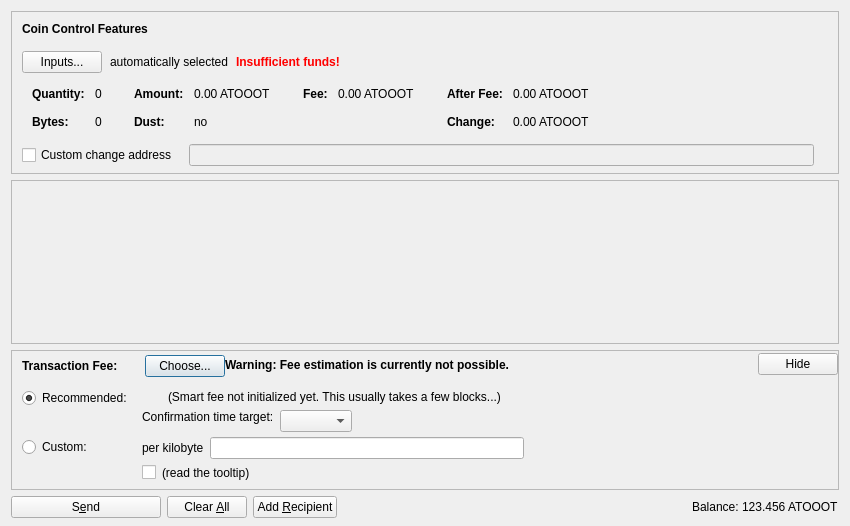
<?xml version="1.0" encoding="UTF-8"?>
<ui version="4.0">
 <class>SendCoinsDialog</class>
 <widget class="QDialog" name="SendCoinsDialog">
  <property name="geometry">
   <rect>
    <x>0</x>
    <y>0</y>
    <width>850</width>
    <height>526</height>
   </rect>
  </property>
  <property name="windowTitle">
   <string>Send Coins</string>
  </property>
  <layout class="QVBoxLayout" name="verticalLayout" stretch="0,1,0,0">
   <property name="bottomMargin">
    <number>8</number>
   </property>
   <item>
    <widget class="QFrame" name="frameCoinControl">
     <property name="sizePolicy">
      <sizepolicy hsizetype="Expanding" vsizetype="Expanding">
       <horstretch>0</horstretch>
       <verstretch>0</verstretch>
      </sizepolicy>
     </property>
     <property name="maximumSize">
      <size>
       <width>16777215</width>
       <height>16777215</height>
      </size>
     </property>
     <property name="frameShape">
      <enum>QFrame::StyledPanel</enum>
     </property>
     <property name="frameShadow">
      <enum>QFrame::Sunken</enum>
     </property>
     <layout class="QVBoxLayout" name="verticalLayoutCoinControl2">
      <property name="spacing">
       <number>0</number>
      </property>
      <property name="leftMargin">
       <number>0</number>
      </property>
      <property name="topMargin">
       <number>0</number>
      </property>
      <property name="rightMargin">
       <number>0</number>
      </property>
      <property name="bottomMargin">
       <number>6</number>
      </property>
      <item>
       <layout class="QVBoxLayout" name="verticalLayoutCoinControl" stretch="0,0,0,0,1">
        <property name="spacing">
         <number>0</number>
        </property>
        <property name="leftMargin">
         <number>10</number>
        </property>
        <property name="topMargin">
         <number>10</number>
        </property>
        <item>
         <layout class="QHBoxLayout" name="horizontalLayoutCoinControl1">
          <property name="bottomMargin">
           <number>15</number>
          </property>
          <item>
           <widget class="QLabel" name="labelCoinControlFeatures">
            <property name="sizePolicy">
             <sizepolicy hsizetype="Preferred" vsizetype="Maximum">
              <horstretch>0</horstretch>
              <verstretch>0</verstretch>
             </sizepolicy>
            </property>
            <property name="font">
             <font>
              <weight>75</weight>
              <bold>true</bold>
             </font>
            </property>
            <property name="styleSheet">
             <string notr="true">font-weight:bold;</string>
            </property>
            <property name="text">
             <string>Coin Control Features</string>
            </property>
           </widget>
          </item>
         </layout>
        </item>
        <item>
         <layout class="QHBoxLayout" name="horizontalLayoutCoinControl2" stretch="0,0,0,0">
          <property name="spacing">
           <number>8</number>
          </property>
          <property name="bottomMargin">
           <number>10</number>
          </property>
          <item>
           <widget class="QPushButton" name="pushButtonCoinControl">
            <property name="styleSheet">
             <string notr="true"/>
            </property>
            <property name="text">
             <string>Inputs...</string>
            </property>
            <property name="autoDefault">
             <bool>false</bool>
            </property>
           </widget>
          </item>
          <item>
           <widget class="QLabel" name="labelCoinControlAutomaticallySelected">
            <property name="text">
             <string>automatically selected</string>
            </property>
            <property name="margin">
             <number>5</number>
            </property>
           </widget>
          </item>
          <item>
           <widget class="QLabel" name="labelCoinControlInsuffFunds">
            <property name="font">
             <font>
              <weight>75</weight>
              <bold>true</bold>
             </font>
            </property>
            <property name="styleSheet">
             <string notr="true">color:red;font-weight:bold;</string>
            </property>
            <property name="text">
             <string>Insufficient funds!</string>
            </property>
            <property name="margin">
             <number>5</number>
            </property>
           </widget>
          </item>
          <item>
           <spacer name="horizontalSpacerCoinControl">
            <property name="orientation">
             <enum>Qt::Horizontal</enum>
            </property>
            <property name="sizeHint" stdset="0">
             <size>
              <width>40</width>
              <height>1</height>
             </size>
            </property>
           </spacer>
          </item>
         </layout>
        </item>
        <item>
         <widget class="QWidget" name="widgetCoinControl" native="true">
          <property name="sizePolicy">
           <sizepolicy hsizetype="Preferred" vsizetype="Preferred">
            <horstretch>0</horstretch>
            <verstretch>0</verstretch>
           </sizepolicy>
          </property>
          <property name="minimumSize">
           <size>
            <width>0</width>
            <height>0</height>
           </size>
          </property>
          <property name="styleSheet">
           <string notr="true"/>
          </property>
          <layout class="QHBoxLayout" name="horizontalLayoutCoinControl5">
           <property name="leftMargin">
            <number>0</number>
           </property>
           <property name="topMargin">
            <number>0</number>
           </property>
           <property name="rightMargin">
            <number>0</number>
           </property>
           <property name="bottomMargin">
            <number>0</number>
           </property>
           <item>
            <layout class="QHBoxLayout" name="horizontalLayoutCoinControl3" stretch="0,0,0,1">
             <property name="spacing">
              <number>20</number>
             </property>
             <property name="topMargin">
              <number>0</number>
             </property>
             <property name="bottomMargin">
              <number>10</number>
             </property>
             <item>
              <layout class="QFormLayout" name="formLayoutCoinControl1">
               <property name="horizontalSpacing">
                <number>10</number>
               </property>
               <property name="verticalSpacing">
                <number>14</number>
               </property>
               <property name="leftMargin">
                <number>10</number>
               </property>
               <property name="topMargin">
                <number>4</number>
               </property>
               <property name="rightMargin">
                <number>6</number>
               </property>
               <item row="0" column="0">
                <widget class="QLabel" name="labelCoinControlQuantityText">
                 <property name="font">
                  <font>
                   <weight>75</weight>
                   <bold>true</bold>
                  </font>
                 </property>
                 <property name="text">
                  <string>Quantity:</string>
                 </property>
                 <property name="margin">
                  <number>0</number>
                 </property>
                </widget>
               </item>
               <item row="0" column="1">
                <widget class="QLabel" name="labelCoinControlQuantity">
                 <property name="cursor">
                  <cursorShape>IBeamCursor</cursorShape>
                 </property>
                 <property name="contextMenuPolicy">
                  <enum>Qt::ActionsContextMenu</enum>
                 </property>
                 <property name="text">
                  <string notr="true">0</string>
                 </property>
                 <property name="margin">
                  <number>0</number>
                 </property>
                 <property name="textInteractionFlags">
                  <set>Qt::LinksAccessibleByMouse|Qt::TextSelectableByKeyboard|Qt::TextSelectableByMouse</set>
                 </property>
                </widget>
               </item>
               <item row="1" column="0">
                <widget class="QLabel" name="labelCoinControlBytesText">
                 <property name="font">
                  <font>
                   <weight>75</weight>
                   <bold>true</bold>
                  </font>
                 </property>
                 <property name="text">
                  <string>Bytes:</string>
                 </property>
                </widget>
               </item>
               <item row="1" column="1">
                <widget class="QLabel" name="labelCoinControlBytes">
                 <property name="cursor">
                  <cursorShape>IBeamCursor</cursorShape>
                 </property>
                 <property name="contextMenuPolicy">
                  <enum>Qt::ActionsContextMenu</enum>
                 </property>
                 <property name="text">
                  <string notr="true">0</string>
                 </property>
                 <property name="textInteractionFlags">
                  <set>Qt::LinksAccessibleByMouse|Qt::TextSelectableByKeyboard|Qt::TextSelectableByMouse</set>
                 </property>
                </widget>
               </item>
              </layout>
             </item>
             <item>
              <layout class="QFormLayout" name="formLayoutCoinControl2">
               <property name="horizontalSpacing">
                <number>10</number>
               </property>
               <property name="verticalSpacing">
                <number>14</number>
               </property>
               <property name="leftMargin">
                <number>6</number>
               </property>
               <property name="topMargin">
                <number>4</number>
               </property>
               <property name="rightMargin">
                <number>6</number>
               </property>
               <item row="0" column="0">
                <widget class="QLabel" name="labelCoinControlAmountText">
                 <property name="font">
                  <font>
                   <weight>75</weight>
                   <bold>true</bold>
                  </font>
                 </property>
                 <property name="text">
                  <string>Amount:</string>
                 </property>
                 <property name="margin">
                  <number>0</number>
                 </property>
                </widget>
               </item>
               <item row="0" column="1">
                <widget class="QLabel" name="labelCoinControlAmount">
                 <property name="cursor">
                  <cursorShape>IBeamCursor</cursorShape>
                 </property>
                 <property name="contextMenuPolicy">
                  <enum>Qt::ActionsContextMenu</enum>
                 </property>
                 <property name="text">
                  <string notr="true">0.00 ATOOOT</string>
                 </property>
                 <property name="textInteractionFlags">
                  <set>Qt::LinksAccessibleByMouse|Qt::TextSelectableByKeyboard|Qt::TextSelectableByMouse</set>
                 </property>
                </widget>
               </item>
               <item row="1" column="0">
                <widget class="QLabel" name="labelCoinControlLowOutputText">
                 <property name="font">
                  <font>
                   <weight>75</weight>
                   <bold>true</bold>
                  </font>
                 </property>
                 <property name="text">
                  <string>Dust:</string>
                 </property>
                </widget>
               </item>
               <item row="1" column="1">
                <widget class="QLabel" name="labelCoinControlLowOutput">
                 <property name="cursor">
                  <cursorShape>IBeamCursor</cursorShape>
                 </property>
                 <property name="contextMenuPolicy">
                  <enum>Qt::ActionsContextMenu</enum>
                 </property>
                 <property name="text">
                  <string notr="true">no</string>
                 </property>
                 <property name="textInteractionFlags">
                  <set>Qt::LinksAccessibleByMouse|Qt::TextSelectableByKeyboard|Qt::TextSelectableByMouse</set>
                 </property>
                </widget>
               </item>
              </layout>
             </item>
             <item>
              <layout class="QFormLayout" name="formLayoutCoinControl3">
               <property name="horizontalSpacing">
                <number>10</number>
               </property>
               <property name="verticalSpacing">
                <number>14</number>
               </property>
               <property name="leftMargin">
                <number>6</number>
               </property>
               <property name="topMargin">
                <number>4</number>
               </property>
               <property name="rightMargin">
                <number>6</number>
               </property>
               <item row="0" column="0">
                <widget class="QLabel" name="labelCoinControlFeeText">
                 <property name="font">
                  <font>
                   <weight>75</weight>
                   <bold>true</bold>
                  </font>
                 </property>
                 <property name="text">
                  <string>Fee:</string>
                 </property>
                 <property name="margin">
                  <number>0</number>
                 </property>
                </widget>
               </item>
               <item row="0" column="1">
                <widget class="QLabel" name="labelCoinControlFee">
                 <property name="cursor">
                  <cursorShape>IBeamCursor</cursorShape>
                 </property>
                 <property name="contextMenuPolicy">
                  <enum>Qt::ActionsContextMenu</enum>
                 </property>
                 <property name="text">
                  <string notr="true">0.00 ATOOOT</string>
                 </property>
                 <property name="textInteractionFlags">
                  <set>Qt::LinksAccessibleByMouse|Qt::TextSelectableByKeyboard|Qt::TextSelectableByMouse</set>
                 </property>
                </widget>
               </item>
              </layout>
             </item>
             <item>
              <layout class="QFormLayout" name="formLayoutCoinControl4">
               <property name="horizontalSpacing">
                <number>10</number>
               </property>
               <property name="verticalSpacing">
                <number>14</number>
               </property>
               <property name="leftMargin">
                <number>6</number>
               </property>
               <property name="topMargin">
                <number>4</number>
               </property>
               <property name="rightMargin">
                <number>6</number>
               </property>
               <item row="0" column="0">
                <widget class="QLabel" name="labelCoinControlAfterFeeText">
                 <property name="font">
                  <font>
                   <weight>75</weight>
                   <bold>true</bold>
                  </font>
                 </property>
                 <property name="text">
                  <string>After Fee:</string>
                 </property>
                 <property name="margin">
                  <number>0</number>
                 </property>
                </widget>
               </item>
               <item row="0" column="1">
                <widget class="QLabel" name="labelCoinControlAfterFee">
                 <property name="cursor">
                  <cursorShape>IBeamCursor</cursorShape>
                 </property>
                 <property name="contextMenuPolicy">
                  <enum>Qt::ActionsContextMenu</enum>
                 </property>
                 <property name="text">
                  <string notr="true">0.00 ATOOOT</string>
                 </property>
                 <property name="textInteractionFlags">
                  <set>Qt::LinksAccessibleByMouse|Qt::TextSelectableByKeyboard|Qt::TextSelectableByMouse</set>
                 </property>
                </widget>
               </item>
               <item row="1" column="0">
                <widget class="QLabel" name="labelCoinControlChangeText">
                 <property name="font">
                  <font>
                   <weight>75</weight>
                   <bold>true</bold>
                  </font>
                 </property>
                 <property name="text">
                  <string>Change:</string>
                 </property>
                </widget>
               </item>
               <item row="1" column="1">
                <widget class="QLabel" name="labelCoinControlChange">
                 <property name="cursor">
                  <cursorShape>IBeamCursor</cursorShape>
                 </property>
                 <property name="contextMenuPolicy">
                  <enum>Qt::ActionsContextMenu</enum>
                 </property>
                 <property name="text">
                  <string notr="true">0.00 ATOOOT</string>
                 </property>
                 <property name="textInteractionFlags">
                  <set>Qt::LinksAccessibleByMouse|Qt::TextSelectableByKeyboard|Qt::TextSelectableByMouse</set>
                 </property>
                </widget>
               </item>
              </layout>
             </item>
            </layout>
           </item>
          </layout>
         </widget>
        </item>
        <item>
         <layout class="QHBoxLayout" name="horizontalLayoutCoinControl4" stretch="0,0,0">
          <property name="spacing">
           <number>12</number>
          </property>
          <property name="sizeConstraint">
           <enum>QLayout::SetDefaultConstraint</enum>
          </property>
          <property name="topMargin">
           <number>5</number>
          </property>
          <property name="rightMargin">
           <number>5</number>
          </property>
          <item>
           <widget class="QCheckBox" name="checkBoxCoinControlChange">
            <property name="toolTip">
             <string>If this is activated, but the change address is empty or invalid, change will be sent to a newly generated address.</string>
            </property>
            <property name="text">
             <string>Custom change address</string>
            </property>
           </widget>
          </item>
          <item>
           <widget class="QValidatedLineEdit" name="lineEditCoinControlChange">
            <property name="enabled">
             <bool>false</bool>
            </property>
            <property name="sizePolicy">
             <sizepolicy hsizetype="Expanding" vsizetype="Fixed">
              <horstretch>0</horstretch>
              <verstretch>0</verstretch>
             </sizepolicy>
            </property>
           </widget>
          </item>
          <item>
           <widget class="QLabel" name="labelCoinControlChangeLabel">
            <property name="sizePolicy">
             <sizepolicy hsizetype="Preferred" vsizetype="Expanding">
              <horstretch>0</horstretch>
              <verstretch>0</verstretch>
             </sizepolicy>
            </property>
            <property name="minimumSize">
             <size>
              <width>0</width>
              <height>0</height>
             </size>
            </property>
            <property name="text">
             <string/>
            </property>
            <property name="margin">
             <number>3</number>
            </property>
           </widget>
          </item>
         </layout>
        </item>
        <item>
         <spacer name="verticalSpacerCoinControl">
          <property name="orientation">
           <enum>Qt::Vertical</enum>
          </property>
          <property name="sizeHint" stdset="0">
           <size>
            <width>800</width>
            <height>1</height>
           </size>
          </property>
         </spacer>
        </item>
       </layout>
      </item>
     </layout>
    </widget>
   </item>
   <item>
    <widget class="QScrollArea" name="scrollArea">
     <property name="widgetResizable">
      <bool>true</bool>
     </property>
     <widget class="QWidget" name="scrollAreaWidgetContents">
      <property name="geometry">
       <rect>
        <x>0</x>
        <y>0</y>
        <width>830</width>
        <height>104</height>
       </rect>
      </property>
      <layout class="QVBoxLayout" name="verticalLayout_2" stretch="0,1">
       <property name="leftMargin">
        <number>0</number>
       </property>
       <property name="topMargin">
        <number>0</number>
       </property>
       <property name="rightMargin">
        <number>0</number>
       </property>
       <property name="bottomMargin">
        <number>0</number>
       </property>
       <item>
        <layout class="QVBoxLayout" name="entries">
         <property name="spacing">
          <number>6</number>
         </property>
        </layout>
       </item>
       <item>
        <spacer name="verticalSpacer">
         <property name="orientation">
          <enum>Qt::Vertical</enum>
         </property>
         <property name="sizeHint" stdset="0">
          <size>
           <width>20</width>
           <height>40</height>
          </size>
         </property>
        </spacer>
       </item>
      </layout>
     </widget>
    </widget>
   </item>
   <item>
    <widget class="QFrame" name="frameFee">
     <property name="sizePolicy">
      <sizepolicy hsizetype="Expanding" vsizetype="Expanding">
       <horstretch>0</horstretch>
       <verstretch>0</verstretch>
      </sizepolicy>
     </property>
     <property name="maximumSize">
      <size>
       <width>16777215</width>
       <height>16777215</height>
      </size>
     </property>
     <property name="frameShape">
      <enum>QFrame::StyledPanel</enum>
     </property>
     <property name="frameShadow">
      <enum>QFrame::Sunken</enum>
     </property>
     <layout class="QVBoxLayout" name="verticalLayoutFee1">
      <property name="spacing">
       <number>0</number>
      </property>
      <property name="leftMargin">
       <number>0</number>
      </property>
      <property name="topMargin">
       <number>0</number>
      </property>
      <property name="rightMargin">
       <number>0</number>
      </property>
      <property name="bottomMargin">
       <number>0</number>
      </property>
      <item>
       <layout class="QVBoxLayout" name="verticalLayoutFee2" stretch="0,0,0">
        <property name="spacing">
         <number>0</number>
        </property>
        <property name="leftMargin">
         <number>10</number>
        </property>
        <property name="topMargin">
         <number>0</number>
        </property>
        <item>
         <layout class="QHBoxLayout" name="horizontalLayoutFee1">
          <property name="bottomMargin">
           <number>0</number>
          </property>
          <item>
           <layout class="QVBoxLayout" name="verticalLayoutFee7">
            <property name="spacing">
             <number>0</number>
            </property>
            <item>
             <spacer name="verticalSpacerSmartFee">
              <property name="orientation">
               <enum>Qt::Vertical</enum>
              </property>
              <property name="sizeType">
               <enum>QSizePolicy::Fixed</enum>
              </property>
              <property name="sizeHint" stdset="0">
               <size>
                <width>1</width>
                <height>4</height>
               </size>
              </property>
             </spacer>
            </item>
            <item>
             <layout class="QHBoxLayout" name="horizontalLayoutSmartFee">
              <property name="spacing">
               <number>10</number>
              </property>
              <item>
               <widget class="QLabel" name="labelFeeHeadline">
                <property name="sizePolicy">
                 <sizepolicy hsizetype="Preferred" vsizetype="Maximum">
                  <horstretch>0</horstretch>
                  <verstretch>0</verstretch>
                 </sizepolicy>
                </property>
                <property name="font">
                 <font>
                  <weight>75</weight>
                  <bold>true</bold>
                 </font>
                </property>
                <property name="styleSheet">
                 <string notr="true">font-weight:bold;</string>
                </property>
                <property name="text">
                 <string>Transaction Fee:</string>
                </property>
               </widget>
              </item>
              <item>
               <widget class="QLabel" name="labelFeeMinimized">
                <property name="text">
                 <string/>
                </property>
               </widget>
              </item>
              <item>
               <widget class="QPushButton" name="buttonChooseFee">
                <property name="text">
                 <string>Choose...</string>
                </property>
               </widget>
              </item>
             </layout>
            </item>
            <item>
             <spacer name="verticalSpacer_5">
              <property name="orientation">
               <enum>Qt::Vertical</enum>
              </property>
              <property name="sizeHint" stdset="0">
               <size>
                <width>1</width>
                <height>1</height>
               </size>
              </property>
             </spacer>
            </item>
           </layout>
          </item>
          <item>
           <widget class="QLabel" name="fallbackFeeWarningLabel">
            <property name="toolTip">
             <string>Using the fallbackfee can result in sending a transaction that will take several hours or days (or never) to confirm. Consider choosing your fee manually or wait until you have validated the complete chain.</string>
            </property>
            <property name="font">
            <font>
                <weight>75</weight>
                <bold>true</bold>
            </font>
            </property>
            <property name="text">
             <string>Warning: Fee estimation is currently not possible.</string>
            </property>
            <property name="wordWrap">
             <bool>false</bool>
            </property>
           </widget>
          </item>
          <item>
           <spacer name="horizontalSpacer_4">
            <property name="orientation">
             <enum>Qt::Horizontal</enum>
            </property>
            <property name="sizeType">
             <enum>QSizePolicy::MinimumExpanding</enum>
            </property>
            <property name="sizeHint" stdset="0">
             <size>
              <width>40</width>
              <height>20</height>
             </size>
            </property>
           </spacer>
          </item>
          <item>
           <widget class="QPushButton" name="buttonMinimizeFee">
            <property name="toolTip">
             <string>collapse fee-settings</string>
            </property>
            <property name="text">
             <string>Hide</string>
            </property>
           </widget>
          </item>
         </layout>
        </item>
        <item>
         <widget class="QFrame" name="frameFeeSelection">
          <layout class="QVBoxLayout" name="verticalLayoutFee12">
           <property name="spacing">
            <number>0</number>
           </property>
           <property name="leftMargin">
            <number>0</number>
           </property>
           <property name="topMargin">
            <number>0</number>
           </property>
           <property name="rightMargin">
            <number>0</number>
           </property>
           <property name="bottomMargin">
            <number>0</number>
           </property>
           <item>
            <layout class="QGridLayout" name="gridLayoutFee">
             <property name="topMargin">
              <number>10</number>
             </property>
             <property name="bottomMargin">
              <number>4</number>
             </property>
             <property name="horizontalSpacing">
              <number>10</number>
             </property>
             <property name="verticalSpacing">
              <number>4</number>
             </property>
             <item row="1" column="1">
              <layout class="QVBoxLayout" name="verticalLayoutFee8">
               <property name="spacing">
                <number>6</number>
               </property>
               <item>
                <layout class="QHBoxLayout" name="horizontalLayoutFee13">
                 <item>
                  <widget class="QLabel" name="labelCustomPerKilobyte">
                   <property name="toolTip">
                    <string>If the custom fee is set to 1000 satoshis and the transaction is only 250 bytes, then &quot;per kilobyte&quot; only pays 250 satoshis in fee, while &quot;total at least&quot; pays 1000 satoshis. For transactions bigger than a kilobyte both pay by kilobyte.</string>
                   </property>
                   <property name="text">
                    <string>per kilobyte</string>
                   </property>
                  </widget>
                 </item>
                 <item>
                  <widget class="BitcoinAmountField" name="customFee"/>
                 </item>
                 <item>
                  <spacer name="horizontalSpacer_6">
                   <property name="orientation">
                    <enum>Qt::Horizontal</enum>
                   </property>
                   <property name="sizeHint" stdset="0">
                    <size>
                     <width>1</width>
                     <height>1</height>
                    </size>
                   </property>
                  </spacer>
                 </item>
                </layout>
               </item>
               <item>
                <layout class="QHBoxLayout" name="horizontalLayoutFee8">
                 <item>
                  <widget class="QCheckBox" name="checkBoxMinimumFee">
                   <property name="toolTip">
                    <string>Paying only the minimum fee is just fine as long as there is less transaction volume than space in the blocks. But be aware that this can end up in a never confirming transaction once there is more demand for atoootcoin transactions than the network can process.</string>
                   </property>
                   <property name="text">
                    <string/>
                   </property>
                  </widget>
                 </item>
                 <item>
                  <widget class="QLabel" name="labelMinFeeWarning">
                   <property name="enabled">
                    <bool>true</bool>
                   </property>
                   <property name="toolTip">
                    <string>Paying only the minimum fee is just fine as long as there is less transaction volume than space in the blocks. But be aware that this can end up in a never confirming transaction once there is more demand for atoootcoin transactions than the network can process.</string>
                   </property>
                   <property name="text">
                    <string>(read the tooltip)</string>
                   </property>
                   <property name="margin">
                    <number>5</number>
                   </property>
                  </widget>
                 </item>
                 <item>
                  <spacer name="horizontalSpacer_2">
                   <property name="orientation">
                    <enum>Qt::Horizontal</enum>
                   </property>
                   <property name="sizeHint" stdset="0">
                    <size>
                     <width>1</width>
                     <height>1</height>
                    </size>
                   </property>
                  </spacer>
                 </item>
                </layout>
               </item>
              </layout>
             </item>
             <item row="0" column="0">
              <layout class="QVBoxLayout" name="verticalLayoutFee4" stretch="0,1">
               <item>
                <widget class="QRadioButton" name="radioSmartFee">
                 <property name="text">
                  <string>Recommended:</string>
                 </property>
                 <property name="checked">
                  <bool>true</bool>
                 </property>
                 <attribute name="buttonGroup">
                  <string notr="true">groupFee</string>
                 </attribute>
                </widget>
               </item>
               <item>
                <spacer name="verticalSpacer_2">
                 <property name="orientation">
                  <enum>Qt::Vertical</enum>
                 </property>
                 <property name="sizeHint" stdset="0">
                  <size>
                   <width>1</width>
                   <height>1</height>
                  </size>
                 </property>
                </spacer>
               </item>
              </layout>
             </item>
             <item row="1" column="0">
              <layout class="QVBoxLayout" name="verticalLayoutFee9" stretch="0,1">
               <item>
                <widget class="QRadioButton" name="radioCustomFee">
                 <property name="text">
                  <string>Custom:</string>
                 </property>
                 <attribute name="buttonGroup">
                  <string notr="true">groupFee</string>
                 </attribute>
                </widget>
               </item>
               <item>
                <spacer name="verticalSpacer_6">
                 <property name="orientation">
                  <enum>Qt::Vertical</enum>
                 </property>
                 <property name="sizeHint" stdset="0">
                  <size>
                   <width>1</width>
                   <height>1</height>
                  </size>
                 </property>
                </spacer>
               </item>
              </layout>
             </item>
             <item row="0" column="1">
              <layout class="QVBoxLayout" name="verticalLayoutFee3" stretch="0,0,1">
               <property name="spacing">
                <number>6</number>
               </property>
               <property name="topMargin">
                <number>2</number>
               </property>
               <item>
                <layout class="QHBoxLayout" name="horizontalLayoutFee12">
                 <item>
                  <widget class="QLabel" name="labelSmartFee">
                   <property name="text">
                    <string/>
                   </property>
                   <property name="margin">
                    <number>2</number>
                   </property>
                  </widget>
                 </item>
                 <item>
                  <widget class="QLabel" name="labelFeeEstimation">
                   <property name="text">
                    <string/>
                   </property>
                  </widget>
                 </item>
                 <item>
                  <widget class="QLabel" name="labelSmartFee2">
                   <property name="text">
                    <string>(Smart fee not initialized yet. This usually takes a few blocks...)</string>
                   </property>
                   <property name="margin">
                    <number>2</number>
                   </property>
                  </widget>
                 </item>
                 <item>
                  <spacer name="horizontalSpacer_5">
                   <property name="orientation">
                    <enum>Qt::Horizontal</enum>
                   </property>
                   <property name="sizeHint" stdset="0">
                    <size>
                     <width>1</width>
                     <height>1</height>
                    </size>
                   </property>
                  </spacer>
                 </item>
                </layout>
               </item>
               <item>
                <layout class="QHBoxLayout" name="horizontalLayoutFee9">
                 <item>
                  <layout class="QVBoxLayout" name="verticalLayoutFee6">
                   <item>
                    <widget class="QLabel" name="labelSmartFee3">
                     <property name="text">
                      <string>Confirmation time target:</string>
                     </property>
                     <property name="margin">
                      <number>2</number>
                     </property>
                    </widget>
                   </item>
                   <item>
                    <spacer name="verticalSpacer_3">
                     <property name="orientation">
                      <enum>Qt::Vertical</enum>
                     </property>
                     <property name="sizeHint" stdset="0">
                      <size>
                       <width>1</width>
                       <height>1</height>
                      </size>
                     </property>
                    </spacer>
                   </item>
                  </layout>
                 </item>
                 <item>
                  <layout class="QVBoxLayout" name="verticalLayoutFee5">
                   <property name="rightMargin">
                    <number>30</number>
                   </property>
                   <item>
                    <layout class="QHBoxLayout" name="horizontalLayoutConfTarget">
                     <property name="bottomMargin">
                      <number>0</number>
                     </property>
                     <item>
                      <widget class="QComboBox" name="confTargetSelector"/>
                     </item>
                     <item>
                      <spacer name="horizontalSpacerConfTarget">
                       <property name="orientation">
                        <enum>Qt::Horizontal</enum>
                       </property>
                       <property name="sizeHint" stdset="0">
                        <size>
                         <width>40</width>
                         <height>20</height>
                        </size>
                       </property>
                      </spacer>
                     </item>
                    </layout>
                   </item>
                  </layout>
                 </item>
                </layout>
               </item>
               <item>
                <spacer name="verticalSpacer_4">
                 <property name="orientation">
                  <enum>Qt::Vertical</enum>
                 </property>
                 <property name="sizeHint" stdset="0">
                  <size>
                   <width>1</width>
                   <height>1</height>
                  </size>
                 </property>
                </spacer>
               </item>
              </layout>
             </item>
            </layout>
           </item>
          </layout>
         </widget>
        </item>
        <item>
         <spacer name="verticalSpacerFee">
          <property name="orientation">
           <enum>Qt::Vertical</enum>
          </property>
          <property name="sizeHint" stdset="0">
           <size>
            <width>40</width>
            <height>5</height>
           </size>
          </property>
         </spacer>
        </item>
       </layout>
      </item>
     </layout>
    </widget>
   </item>
   <item>
    <layout class="QHBoxLayout" name="horizontalLayout">
     <item>
      <widget class="QPushButton" name="sendButton">
       <property name="minimumSize">
        <size>
         <width>150</width>
         <height>0</height>
        </size>
       </property>
       <property name="toolTip">
        <string>Confirm the send action</string>
       </property>
       <property name="text">
        <string>S&amp;end</string>
       </property>
       <property name="icon">
        <iconset resource="../bitcoin.qrc">
         <normaloff>:/icons/send</normaloff>:/icons/send</iconset>
       </property>
       <property name="autoDefault">
        <bool>false</bool>
       </property>
       <property name="default">
        <bool>false</bool>
       </property>
      </widget>
     </item>
     <item>
      <widget class="QPushButton" name="clearButton">
       <property name="sizePolicy">
        <sizepolicy hsizetype="Minimum" vsizetype="Fixed">
         <horstretch>0</horstretch>
         <verstretch>0</verstretch>
        </sizepolicy>
       </property>
       <property name="toolTip">
        <string>Clear all fields of the form.</string>
       </property>
       <property name="text">
        <string>Clear &amp;All</string>
       </property>
       <property name="icon">
        <iconset resource="../bitcoin.qrc">
         <normaloff>:/icons/remove</normaloff>:/icons/remove</iconset>
       </property>
       <property name="autoDefault">
        <bool>false</bool>
       </property>
      </widget>
     </item>
     <item>
      <widget class="QPushButton" name="addButton">
       <property name="toolTip">
        <string>Send to multiple recipients at once</string>
       </property>
       <property name="text">
        <string>Add &amp;Recipient</string>
       </property>
       <property name="icon">
        <iconset resource="../bitcoin.qrc">
         <normaloff>:/icons/add</normaloff>:/icons/add</iconset>
       </property>
       <property name="autoDefault">
        <bool>false</bool>
       </property>
      </widget>
     </item>
     <item>
      <spacer name="horizontalSpacer">
       <property name="orientation">
        <enum>Qt::Horizontal</enum>
       </property>
       <property name="sizeHint" stdset="0">
        <size>
         <width>40</width>
         <height>20</height>
        </size>
       </property>
      </spacer>
     </item>
     <item>
      <layout class="QHBoxLayout" name="horizontalLayout_2">
       <property name="spacing">
        <number>3</number>
       </property>
       <item>
        <widget class="QLabel" name="label">
         <property name="sizePolicy">
          <sizepolicy hsizetype="Preferred" vsizetype="Fixed">
           <horstretch>0</horstretch>
           <verstretch>0</verstretch>
          </sizepolicy>
         </property>
         <property name="text">
          <string>Balance:</string>
         </property>
        </widget>
       </item>
       <item>
        <widget class="QLabel" name="labelBalance">
         <property name="sizePolicy">
          <sizepolicy hsizetype="Preferred" vsizetype="Fixed">
           <horstretch>0</horstretch>
           <verstretch>0</verstretch>
          </sizepolicy>
         </property>
         <property name="cursor">
          <cursorShape>IBeamCursor</cursorShape>
         </property>
         <property name="text">
          <string notr="true">123.456 ATOOOT</string>
         </property>
         <property name="textInteractionFlags">
          <set>Qt::LinksAccessibleByMouse|Qt::TextSelectableByKeyboard|Qt::TextSelectableByMouse</set>
         </property>
        </widget>
       </item>
      </layout>
     </item>
    </layout>
   </item>
  </layout>
 </widget>
 <customwidgets>
  <customwidget>
   <class>QValidatedLineEdit</class>
   <extends>QLineEdit</extends>
   <header>qt/qvalidatedlineedit.h</header>
  </customwidget>
  <customwidget>
   <class>BitcoinAmountField</class>
   <extends>QLineEdit</extends>
   <header>qt/bitcoinamountfield.h</header>
   <container>1</container>
  </customwidget>
 </customwidgets>
 <resources>
  <include location="../bitcoin.qrc"/>
 </resources>
 <connections/>
 <buttongroups>
  <buttongroup name="groupFee"/>
 </buttongroups>
</ui>
